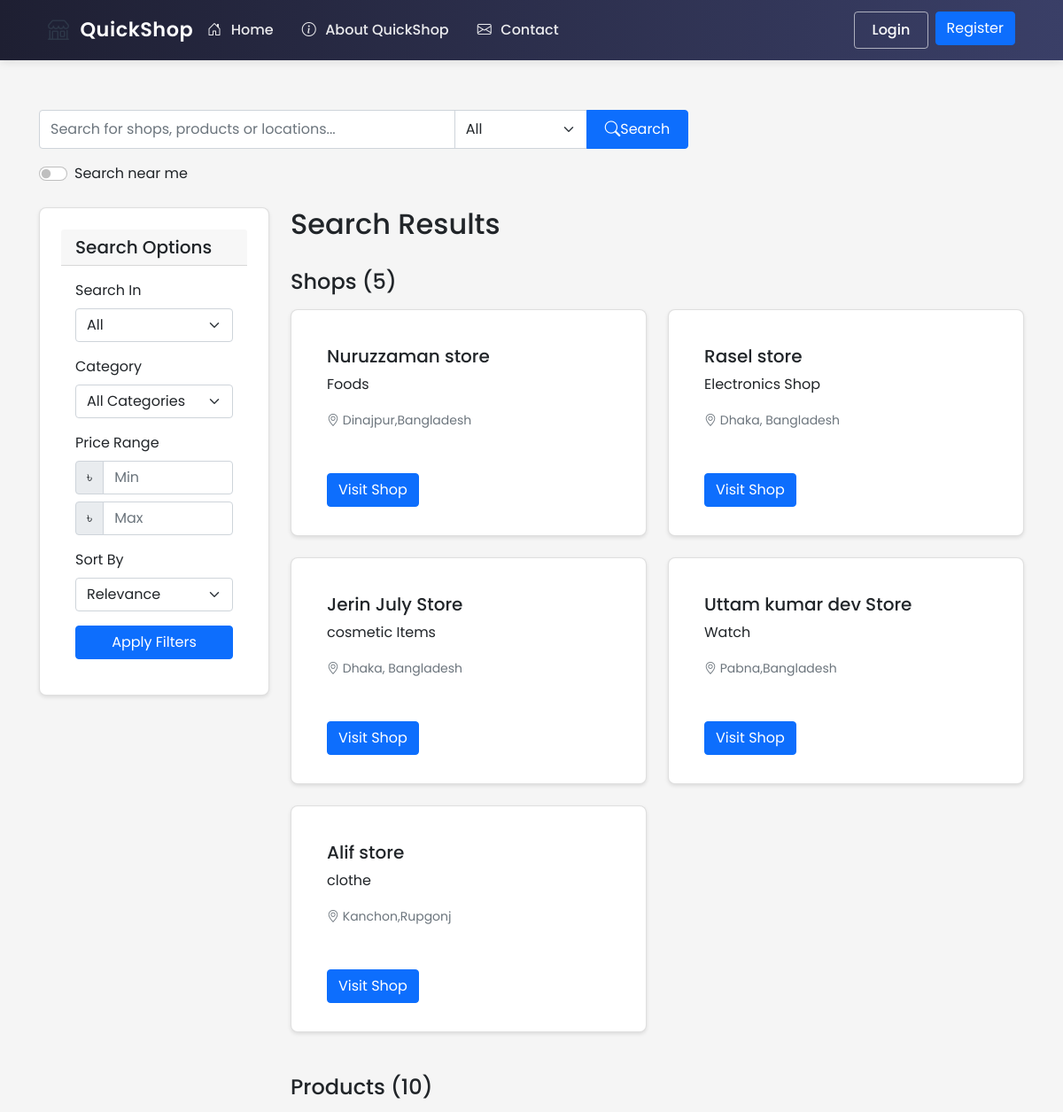
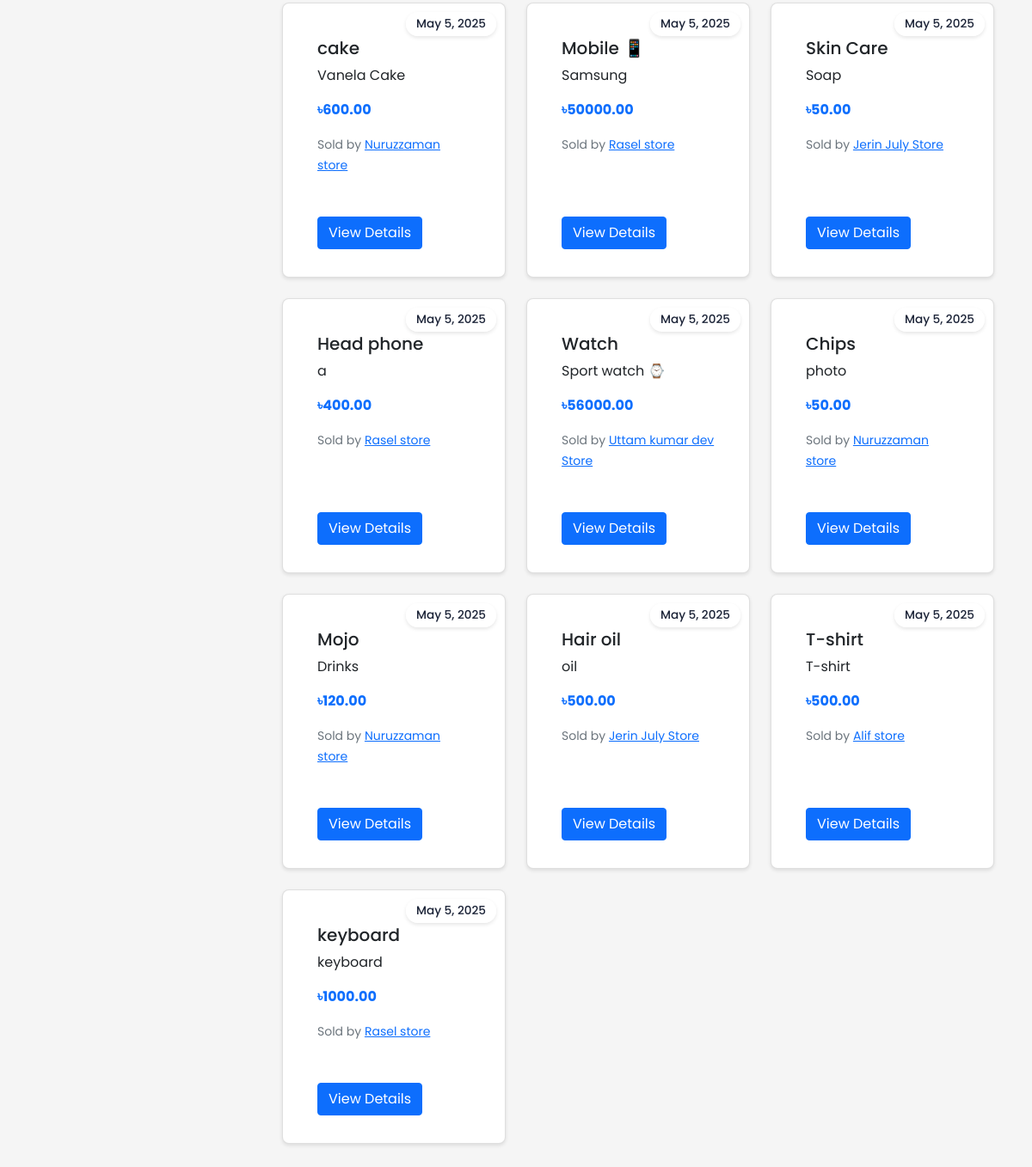
Screenshot of /search with the database file from the repository (2 pictures, top to bottom).
### ecommerce/models/shop.py (models this page shows, shortened)
class Shop(db.Model):
    id = db.Column(db.Integer, primary_key=True)
    name = db.Column(db.String(100), nullable=False)
    description = db.Column(db.Text)
    about = db.Column(db.Text)  # New field for shop-specific About content
    owner_id = db.Column(db.Integer, db.ForeignKey('user.id'), nullable=False)
    location_lat = db.Column(db.Float, nullable=False)
    location_lng = db.Column(db.Float, nullable=False)
    address = db.Column(db.String(200), nullable=False)
    phone = db.Column(db.String(20))
    email = db.Column(db.String(120))
    website = db.Column(db.String(200))
    business_hours = db.Column(db.Text)  # Stored as JSON string
    created_at = db.Column(db.DateTime, default=datetime.utcnow)
    is_active = db.Column(db.Boolean, default=True)
    products = db.relationship('Product', backref='shop', lazy=True)
    orders = db.relationship('Order', backref='shop', lazy=True)

class Product(db.Model):
    id = db.Column(db.Integer, primary_key=True)
    name = db.Column(db.String(100), nullable=False)
    description = db.Column(db.Text)
    price = db.Column(db.Float, nullable=False)
    stock = db.Column(db.Integer, nullable=False, default=0)
    shop_id = db.Column(db.Integer, db.ForeignKey('shop.id'), nullable=False)
    image_url = db.Column(db.String(255))
    category = db.Column(db.String(50))  # Add category field
    created_at = db.Column(db.DateTime, default=datetime.utcnow)
    min_price = db.Column(db.Float)  # Minimum acceptable price
    max_discount_percentage = db.Column(db.Float, default=20.0)  # Maximum allowed discount
    continue_iteration = db.Column(db.Boolean, default=False)  # Whether to continue negotiation after max discount

### ecommerce/routes/main.py (the view, shortened to what this page needs)
@main_bp.route('/search')
def search():
    query = request.args.get('q', '')
    search_type = request.args.get('type', 'all')
    shop_id = request.args.get('shop_id', type=int)
    category = request.args.get('category')
    min_price = request.args.get('min_price', type=float)
    max_price = request.args.get('max_price', type=float)
    sort = request.args.get('sort', 'relevance')
    page = request.args.get('page', 1, type=int)
    per_page = 12  # Number of items per page
    lat = request.args.get('lat', type=float)
    lng = request.args.get('lng', type=float)
    distance = request.args.get('distance', 10, type=float)  # Default 10km radius
    product_query = Product.query.filter(Product.shop.has(Shop.is_active == True))
    shop_query = Shop.query.filter_by(is_active=True)
    if shop_id:
        shop = Shop.query.get_or_404(shop_id)
        product_query = product_query.filter(Product.shop_id == shop_id)
        search_type = 'products'
    if search_type != 'shops':
        if category:
            product_query = product_query.filter(Product.category == category)
        if min_price is not None:
            product_query = product_query.filter(Product.price >= min_price)
        if max_price is not None:
            product_query = product_query.filter(Product.price <= max_price)
        if sort == 'price_low':
            product_query = product_query.order_by(Product.price.asc())
        elif sort == 'price_high':
            product_query = product_query.order_by(Product.price.desc())
        elif sort == 'newest':
            product_query = product_query.order_by(Product.created_at.desc())
        else:  # relevance
            if query:
                from sqlalchemy import text
                product_query = product_query.order_by(text("(CASE "
                    "WHEN name LIKE :query THEN 3 "
                    "WHEN category LIKE :query THEN 2 "
                    "WHEN description LIKE :query THEN 1 "
                    "ELSE 0 END) DESC").bindparams(query=f"%{query}%"))
    if lat is not None and lng is not None:
        shop_query = shop_query.order_by('distance')
    products_pagination = product_query.paginate(page=page, per_page=per_page) if search_type != 'shops' else None
    shops_pagination = shop_query.paginate(page=page, per_page=per_page) if search_type != 'products' and not shop_id else None
    categories = db.session.query(Product.category)\
                         .distinct()\
                         .filter(Product.category != None)\
                         .order_by(Product.category)\
                         .all()
    categories = [cat[0] for cat in categories]
    return render_template('main/search_results.html',
                         products=products_pagination.items if products_pagination else [],
                         shops=shops_pagination.items if shops_pagination else [],
                         products_pagination=products_pagination,
                         shops_pagination=shops_pagination,
                         query=query,
                         search_type=search_type,
                         current_category=category,
                         categories=categories,
                         min_price=min_price,
                         max_price=max_price,
                         current_sort=sort,
                         shop=Shop.query.get(shop_id) if shop_id else None,
                         search_lat=lat,
                         search_lng=lng,
                         search_distance=distance,
                         config={'GOOGLE_MAPS_API_KEY': current_app.config['GOOGLE_MAPS_API_KEY']})

### ecommerce/templates/main/search_results.html (shortened to what this page needs)
{% extends "base.html" %}
{% block content %}
<div class="container mt-4">
    <div class="row mb-4">
        <div class="col-md-8">
            <form class="search-form" method="GET" action="{{ url_for('main.search') }}">
                <div class="input-group">
                    <input type="text" class="form-control" name="q" value="{{ query }}"
                           placeholder="Search for shops, products or locations...">
                    <select class="form-select" name="type" style="max-width: 150px;">
                        <option value="all" {% if search_type == 'all' %}selected{% endif %}>All</option>
                    </select>
                    <button class="btn btn-primary" type="submit">
                        <i class="bi bi-search"></i> Search
                    </button>
                </div>
                <div class="mt-3">
                    <div class="form-check form-switch">
                        <input class="form-check-input" type="checkbox" id="useLocation"
                               {% if search_lat and search_lng %}checked{% endif %}>
                        <label class="form-check-label" for="useLocation">Search near me</label>
                    </div>
                </div>
            </form>
        </div>
    </div>
    <div class="row">
        <div class="col-md-3">
            <div class="card mb-4">
                <div class="card-header">
                    <h5 class="mb-0">Search Options</h5>
                </div>
                <div class="card-body">
                    <form id="filterForm" method="GET" action="{{ url_for('main.search') }}">
                        <div class="mb-3">
                            <label class="form-label">Search In</label>
                            <select class="form-select" name="type" onchange="this.form.submit()">
                                <option value="all" {% if search_type == 'all' %}selected{% endif %}>All</option>
                            </select>
                        </div>
                        {% if search_type != 'shops' %}
                        <div class="mb-3">
                            <label class="form-label">Category</label>
                            <select class="form-select" name="category">
                                <option value="">All Categories</option>
                            </select>
                        </div>
                        <div class="mb-3">
                            <label class="form-label">Price Range</label>
                            <div class="input-group mb-2">
                                <span class="input-group-text">৳</span>
                                <input type="number" class="form-control" name="min_price"
                                       placeholder="Min" value="{{ min_price or '' }}" min="0">
                            </div>
                            <div class="input-group">
                                <span class="input-group-text">৳</span>
                                <input type="number" class="form-control" name="max_price"
                                       placeholder="Max" value="{{ max_price or '' }}" min="0">
                            </div>
                        </div>
                        <div class="mb-3">
                            <label class="form-label">Sort By</label>
                            <select class="form-select" name="sort">
                                <option value="relevance" {% if current_sort == 'relevance' %}selected{% endif %}>Relevance</option>
                            </select>
                        </div>
                        {% endif %}
                        <button type="submit" class="btn btn-primary w-100">Apply Filters</button>
                    </form>
                </div>
            </div>
        </div>
        <div class="col-md-9">
            <div class="d-flex justify-content-between align-items-center mb-4">
                <h2>Search Results {% if query %}for "{{ query }}"{% endif %}</h2>
            </div>
            {% if shops and search_type in ['all', 'shops'] %}
            <div class="mb-4">
                <h3 class="h4 mb-3">Shops {% if search_lat and search_lng %}Near You{% endif %} ({{ shops_pagination.total if shops_pagination else 0 }})</h3>
                <div class="row">
                    {% for shop in shops %}
                        <div class="col-md-6 mb-4">
                            <div class="card h-100">
                                <div class="card-body">
                                    <div class="d-flex justify-content-between">
                                        <h5 class="card-title">
                                            {% if query %}
                                                {{ shop.name|replace(query, '<mark>' + query + '</mark>')|safe }}
                                            {% else %}
                                                {{ shop.name }}
                                            {% endif %}
                                        </h5>
                                    </div>
                                    <p class="card-text">
                                        {% if query %}
                                            {{ shop.description[:150]|replace(query, '<mark>' + query + '</mark>')|safe }}
                                        {% else %}
                                            {{ shop.description[:150] }}
                                        {% endif %}
                                    </p>
                                    <p class="card-text">
                                        <small class="text-muted">
                                            <i class="bi bi-geo-alt"></i> {{ shop.address }}
                                        </small>
                                    </p>
                                </div>
                                <div class="card-footer bg-transparent border-top-0">
                                    <a href="{{ url_for('shop.view', shop_id=shop.id) }}" class="btn btn-primary">Visit Shop</a>
                                </div>
                            </div>
                        </div>
                    {% endfor %}
                </div>
            </div>
            {% endif %}
            {% if products and search_type in ['all', 'products'] %}
            <div>
                <h3 class="h4 mb-3">Products ({{ products_pagination.total if products_pagination else 0 }})</h3>
                <div class="row">
                    {% for product in products %}
                        <div class="col-md-4 mb-4">
                            <div class="card h-100 product-card">
                                <span class="date-badge">May 5, 2025</span>
                                <div class="card-body">
                                    <h5 class="card-title">
                                        {% if query %}
                                            {{ product.name|replace(query, '<mark>' + query + '</mark>')|safe }}
                                        {% else %}
                                            {{ product.name }}
                                        {% endif %}
                                    </h5>
                                    <p class="card-text">
                                        {% if query %}
                                            {{ product.description[:100]|replace(query, '<mark>' + query + '</mark>')|safe }}
                                        {% else %}
                                            {{ product.description[:100] }}
                                        {% endif %}
                                    </p>
                                    <p class="card-text">
                                        <strong class="text-primary">৳{{ "%.2f"|format(product.price) }}</strong>
                                    </p>
                                    <p class="card-text">
                                        <small class="text-muted">
                                            Sold by <a href="{{ url_for('shop.view', shop_id=product.shop.id) }}">{{ product.shop.name }}</a>
                                        </small>
                                    </p>
                                </div>
                                <div class="card-footer bg-transparent border-top-0">
                                    <a href="{{ url_for('shop.view', shop_id=product.shop.id) }}" class="btn btn-primary">View Details</a>
                                </div>
                            </div>
                        </div>
                    {% endfor %}
                </div>
            </div>
            {% endif %}
        </div>
    </div>
</div>
{% endblock %}

### rows the page displays
Shop: name "Nuruzzaman store", description "Foods", address "Dinajpur,Bangladesh"
Shop: name "Rasel store", description "Electronics Shop", address "Dhaka, Bangladesh"
Shop: name "Jerin July Store", description "cosmetic Items", address "Dhaka, Bangladesh"
Shop: name "Uttam kumar dev Store", description "Watch", address "Pabna,Bangladesh"
Shop: name "Alif store", description "clothe", address "Kanchon,Rupgonj"
Product: name "cake", description "Vanela Cake", price "600.00", shop.name "Nuruzzaman store"
Product: name "Mobile 📱", description "Samsung", price "50000.00", shop.name "Rasel store"
Product: name "Skin Care", description "Soap", price "50.00", shop.name "Jerin July Store"
Product: name "Head phone", description "a", price "400.00", shop.name "Rasel store"
Product: name "Watch", description "Sport watch ⌚", price "56000.00", shop.name "Uttam kumar dev Store"
Product: name "Chips", description "photo", price "50.00", shop.name "Nuruzzaman store"
Product: name "Mojo", description "Drinks", price "120.00", shop.name "Nuruzzaman store"
Product: name "Hair oil", description "oil", price "500.00", shop.name "Jerin July Store"
Product: name "T-shirt", description "T-shirt", price "500.00", shop.name "Alif store"
Product: name "keyboard", description "keyboard", price "1000.00", shop.name "Rasel store"

### other values shown
{{ shops_pagination.total if shops_pagination else 0 }} "5"
{{ products_pagination.total if products_pagination else 0 }} "10"
